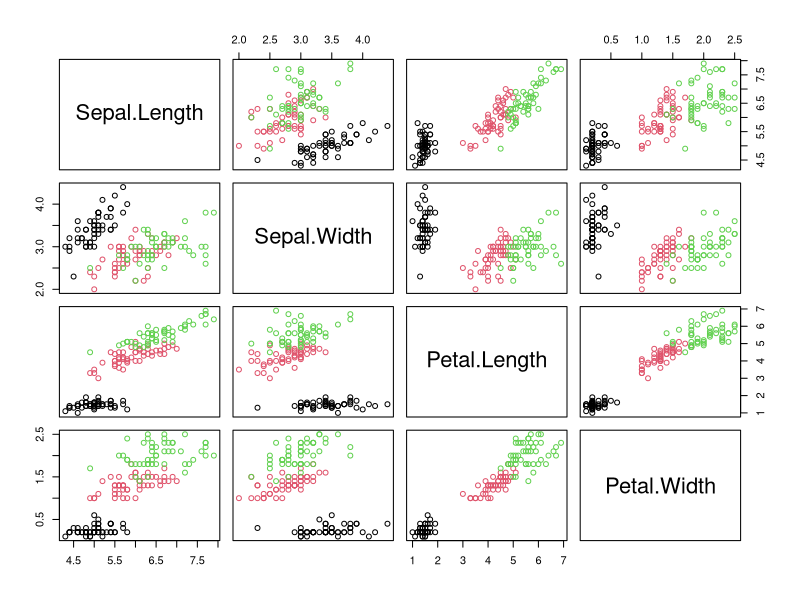
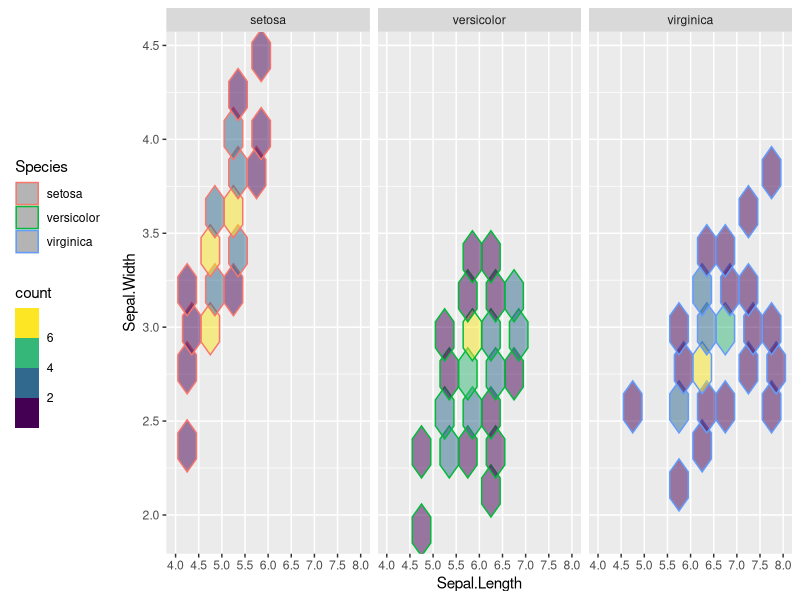
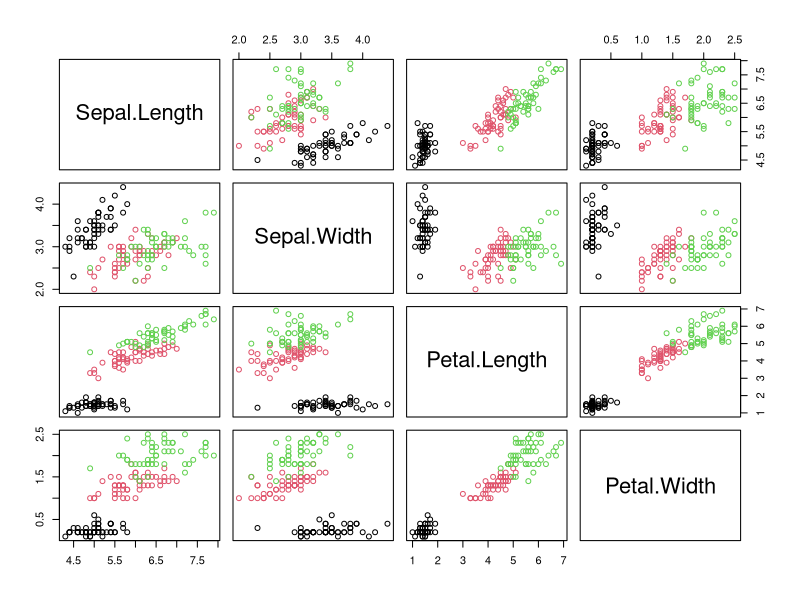

Reproduce these figures in R, in order.
## ---- chunk 1
library(tidyverse)
data("iris")
## ---- chunk 2
knitr::opts_chunk$set(echo = TRUE)
## ---- chunk 3
#A) 
# YOUR CODE HERE
#iris_subset <- subset(iris)
max(iris$Petal.Length)
longest <- iris$Species[iris$Petal.Length == 6.9]
longest


#B)
# YOUR CODE HERE

Species_Sepal_Width_Variance <- aggregate(iris$Sepal.Width~iris$Species, data = iris, var)
variable <- "setosa"

## ---- chunk 4
#A)
# YOUR CODE HERE
iris_no_species <- iris[ ,1:4] 
plot(iris_no_species, col = iris$Species)

par(mfrow= c(1,1))
png("base_plot.png", width = 12, height = 12, units = "cm", res = 300)
plot(iris_no_species, col = iris$Species)
dev.off()

## ---- chunk 5
#A)
# YOUR CODE HERE
blank <- ggplot(data = iris, aes(x = Species, y = Sepal.Width))


## ---- chunk 6
# FIX AND IMPLEMENT CODE BELOW
#ggplot(iris, aes(x = Petal.Length, y = Sepal.Lenth), color = "Species")+
 # geom_line(size = Petal.Width)+
  #theme_minimal()

# A)
# YOUR CODE HERE

fixed_traits_plot <- ggplot(data = iris, aes(x = Petal.Length, y = Petal.Width, color = Species))+
  geom_point(size = iris$Petal.Width)+
  theme_minimal()
## ---- chunk 7
# FIX AND IMPLEMENT CODE BELOW

#A) 
#ggplot(iris, aes(x = Sepal.Length, y = Sepal.Width, color = Species))+
 #geom_line(alpha = 0.5, aes(as.factor(Petal.Length)))+
 #theme(legend.position = "left")+
 #scale_x_continuous(limits = seq(0,Inf,2))

# YOUR CODE HERE
fixed_traits_plot_discrete <- ggplot(iris, aes(x = Sepal.Length, y = Sepal.Width, color = Species))+
  geom_hex(bins = 10, alpha = 0.5)+
  facet_wrap("Species")+
  theme(legend.position = "left")+
  scale_fill_viridis_b()+
  scale_x_binned(limits = c(4,8))

fixed_traits_plot_discrete
## ---- chunk 8
# YOUR CODE HERE

#A)
# YOUR CODE HERE


  
 
  

## ---- chunk 9
# YOUR CODE HERE

#A)
# YOUR CODE HERE

#B)
# YOUR CODE HERE
## ---- chunk 10
#A)
# YOUR CODE HERE
#B)
# YOUR CODE HERE
## ---- chunk 11
#C)
# YOUR CODE HERE
